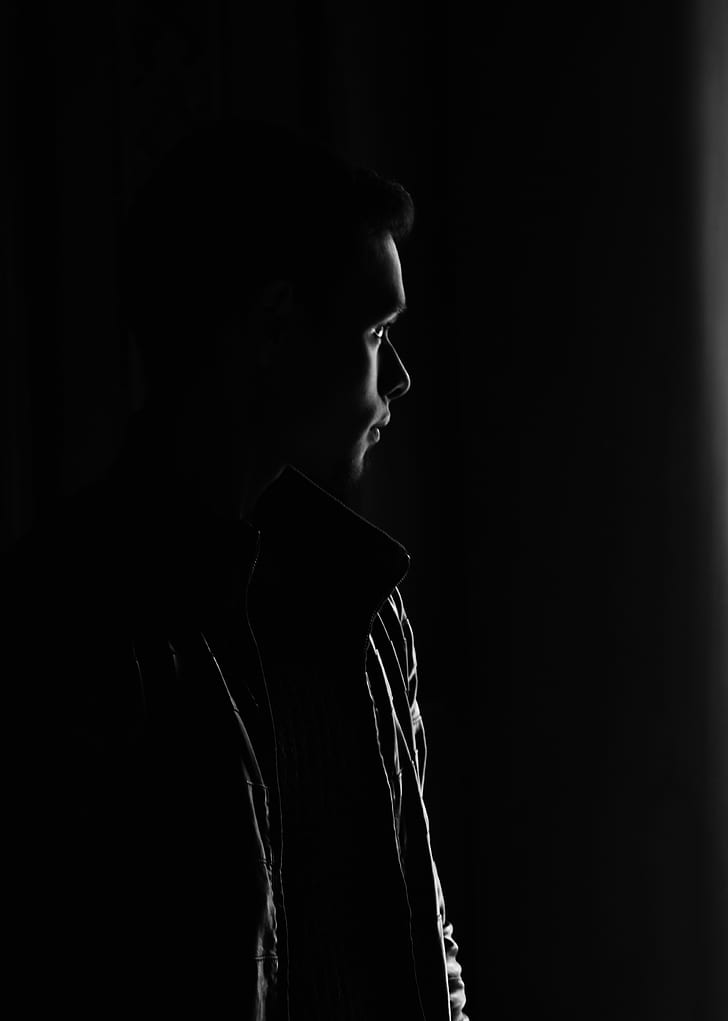
#> input picture 4_contrast_stretching.jpg, 728 x 1021 px
$ python 4_contrast_stretching.py
#> lines starting #> are read from the running program, lines starting #| are printed output that depends on the picture
import cv2
import numpy as np
import matplotlib.pyplot as plt

img = cv2.imread("4_contrast_stretching.jpg", cv2.IMREAD_GRAYSCALE)
#> img is the input picture: shape (1021, 728); min 0, max 255, mean 7.4

plt.subplot(2, 2, 1)
plt.imshow(img, cmap="gray", vmin=0, vmax=255)

plt.subplot(2, 2, 2)
plt.hist(img.ravel(), bins=256, range=[0, 256], color = "purple")


x1 = 0
x2 = 30
y1 = 0
y2 = 150

for i in range(len(img)):
    for j in range(len(img[0])):

        if(img[i][j] >= x1 and img[i][j] <= x2):
            img[i][j] = (((y2 - y1)/(x2 - x1)) * (img[i][j] - x1)) + y1
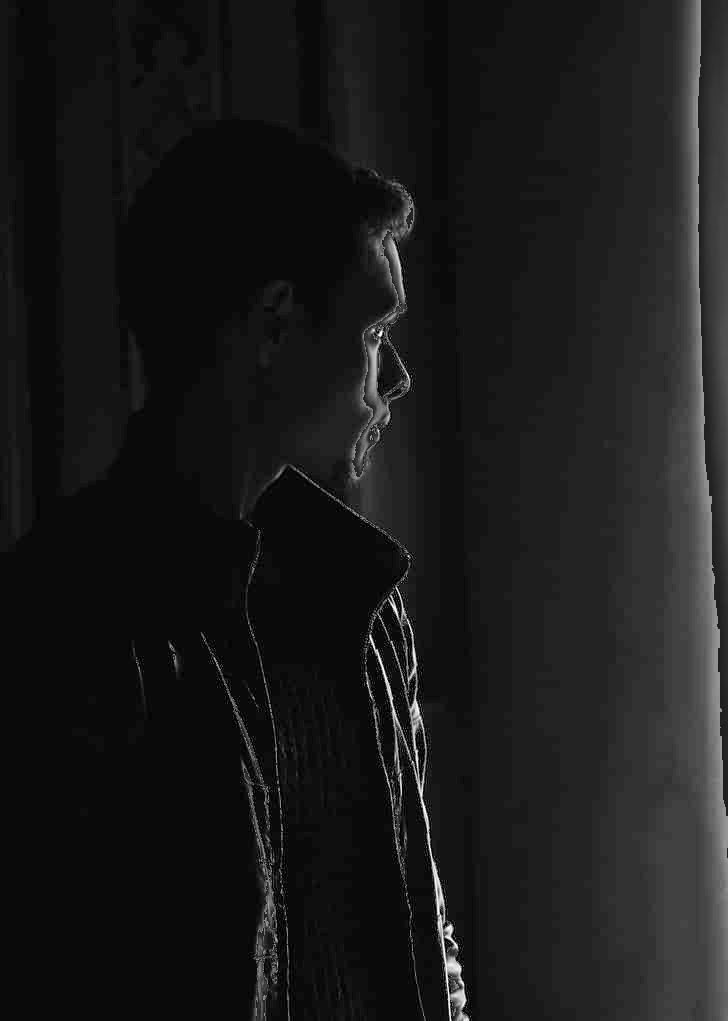
#> img: shape (1021, 728); min 0, max 255, mean 26

plt.subplot(2, 2, 3)
plt.imshow(img, cmap="gray", vmin=0, vmax=255)

plt.subplot(2, 2, 4)
plt.hist(img.ravel(), bins=256, range=[0, 256], color="purple")
plt.show()
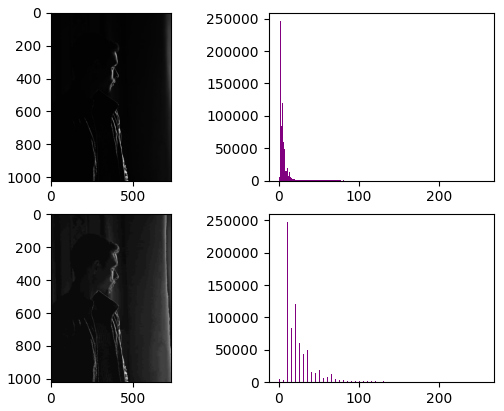
#> figure drawn by matplotlib, 4 panels; panel 2: tallest bar 246959 high, from x = 2 to 3; panel 4: tallest bar 246959 high, from x = 10 to 11
